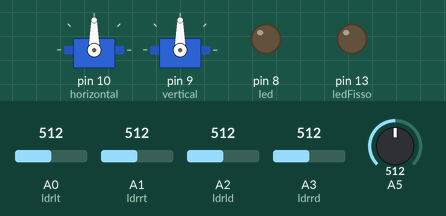
This sketch was run on a simulated Arduino Uno, built with avr-gcc and run on an emulated ATmega328P. Shown: 2 × servo, output pins drawn as LEDs (lit = HIGH). Dashed ring = blinking. The test bench sets the inputs (shaded band); at power-on: A0 (ldrlt) = 512, A1 (ldrrt) = 512, A2 (ldrld) = 512, A3 (ldrrd) = 512, A5 = 512.

Above: at 1.2 s.
1.3 s: A0 (ldrlt) set to 264
2.8 s: A0 (ldrlt) set to 247
At 3.1 s:
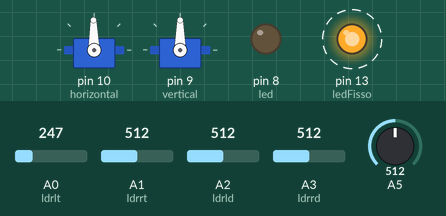
5.8 s: A0 (ldrlt) set to 992
At 6.6 s:
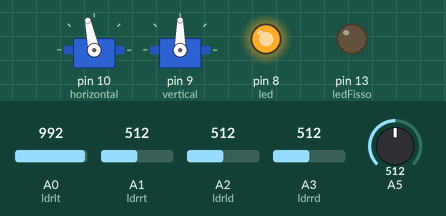
8.8 s: A1 (ldrrt) set to 170
At 10.6 s:
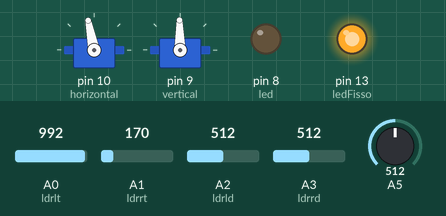
11.8 s: A2 (ldrld) set to 404
13.3 s: A2 (ldrld) set to 378
At 16.7 s:
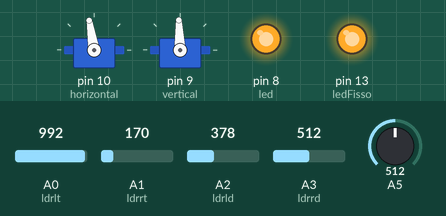
Timing chart, 0 to 50.8 s (numbered marks = the images above; inputs shaded):
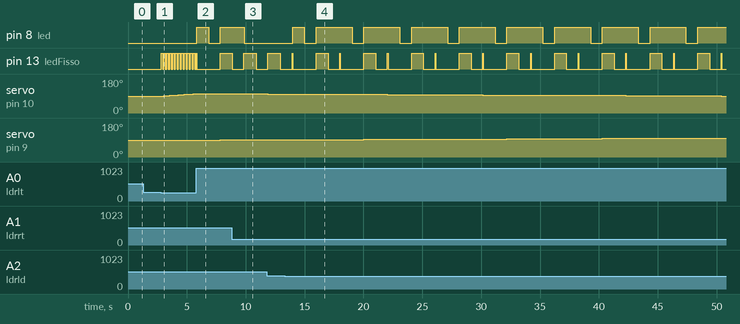

Measured:
- the behaviour switches between 256 and 255 on A0 (ldrlt) (found by bisection; images 0 and 1)
- the behaviour switches between 394 and 393 on A2 (ldrld) (found by bisection; images 3 and 4)
- after the input at 1.3 s, every drawn part: stays the same
- after the input at 2.8 s, pin 13 (ledFisso): alternates HIGH for 0.15 s and LOW for 0.10 s, starting at once; servo on pin 10 (horizontal): moves from 90° to 102° over 2.8 s, starting after 0.23 s
- after the input at 5.8 s, pin 8 (led): LOW → HIGH at once, → LOW 1.0 s later, → HIGH 1.0 s later; servo on pin 10 (horizontal): stays 102° (without the input it goes to 103° after 0.24 s); servo on pin 9 (vertical): 90° → 91° after 2.0 s
- after the input at 8.8 s, pin 8 (led): HIGH → LOW after 1.1 s instead of 2.1 s
- after the input at 13.3 s, pin 8 (led): LOW → HIGH after 0.69 s, then repeats every 4.1 s: LOW 1.0 s, HIGH 3.1 s; servo on pin 9 (vertical): moves from 91° to 100° over 32.4 s, starting after 2.7 s

The sketch:

sketch_4sensori.ino
```cpp
#include <Servo.h> // include Servo library

Servo horizontal; // horizontal servo
int servoh = 90; // stand horizontal servo
//
Servo vertical; // vertical servo
int servov = 90; // stand vertical servo

// LDR pin connections
//name = analogpin;
int ldrlt = 0; //LDR top left
int ldrrt = 1; //LDR top rigt
int ldrld = 2; //LDR down left ATTTTTTTTTTTTTTTTt
int ldrrd = 3; //LDR down rigt
int ledFisso = 13;
int led = 8;

void setup()
{
  Serial.begin(9600);
// servo connections
//name.attacht(pin);
  horizontal.attach(10);
  vertical.attach(9);
pinMode(ledFisso, OUTPUT);
pinMode(led, OUTPUT);

}

void loop()
{
  digitalWrite(ledFisso, LOW);
  digitalWrite(led, LOW);
  int lt = analogRead(ldrlt); // top left
  int rt = analogRead(ldrrt); // top right
  int ld = analogRead(ldrld); // down left
  int rd = analogRead(ldrrd); // down rigt

  //int dtime = analogRead(4)/20; // read potentiometers
int tol = analogRead(5)/4;
//  int tol = 20;
//  int tol = 40;

  int avt = (lt + rt) / 2; // average value top
  int avd = (ld + rd) / 2; // average value down
  int avl = (lt + ld) / 2; // average value left
  int avr = (rt + rd) / 2; // average value right

  int dvert = avt - avd; // check the diffirence of up and down
  int dhoriz = avl - avr;// check the diffirence og left and rigt

  if (-1*tol > dvert || dvert > tol) // check if the diffirence is in the tolerance else change vertical angle
  {
    if (avt > avd){
      servov = ++servov;
      digitalWrite(led, HIGH);
      delay(1000);                  // attende un seconso (1000 millisecondi)
      digitalWrite(led, LOW);    // spegne il led
      delay(1000);
      digitalWrite(led, HIGH);
      if (servov > 180){
        servov = 180;
       }
    }
    else if (avt < avd){
////        digitalWrite(led, HIGH);
////      delay(100);                  // attende un seconso (1000 millisecondi)
////      digitalWrite(led, LOW);    // spegne il led
////      delay(100);
////      digitalWrite(led, HIGH);
//      servov= --servov;
      if (servov < 0){
        servov = 0;
      }
    }
  vertical.write(servov);
  //delay(15);
}

  if (-1*tol > dhoriz || dhoriz > tol) // check if the diffirence is in the tolerance else change horizontal angle
  {
          if (avl > avr){
            digitalWrite(ledFisso, HIGH);
            delay(1000);                  // attende un seconso (1000 millisecondi)
            digitalWrite(ledFisso, LOW);    // spegne il led
            delay(1000);
            digitalWrite(ledFisso, HIGH);
                servoh = --servoh;

                if (servoh < 0){
                  servoh = 0;
                }
          }
          else if (avl < avr){
            digitalWrite(ledFisso, HIGH);
            delay(100);                  // attende un seconso (1000 millisecondi)
            digitalWrite(ledFisso, LOW);    // spegne il led
            delay(100);
            digitalWrite(ledFisso, HIGH);
                  servoh = ++servoh;

                  if (servoh > 169){
                    servoh = 169;
                  }
              }
          else if (avl == avr){
                  // nothing
           }
           horizontal.write(servoh);
           //delay();
  }
   delay(50);
}
```
